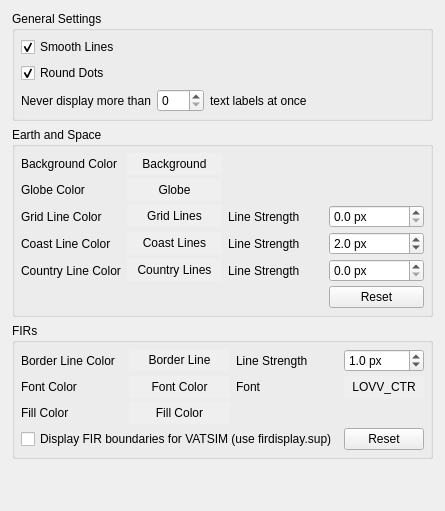
     <widget class="QWidget" name="displayTab" >
      <attribute name="title" >
       <string>Globe &amp;&amp; FIR</string>
      </attribute>
      <layout class="QVBoxLayout" >
       <property name="leftMargin" >
        <number>12</number>
       </property>
       <property name="rightMargin" >
        <number>12</number>
       </property>
       <property name="bottomMargin" >
        <number>12</number>
       </property>
       <item>
        <widget class="QGroupBox" name="groupBox_4" >
         <property name="title" >
          <string>General Settings</string>
         </property>
         <layout class="QVBoxLayout" >
          <property name="leftMargin" >
           <number>6</number>
          </property>
          <property name="topMargin" >
           <number>6</number>
          </property>
          <property name="rightMargin" >
           <number>6</number>
          </property>
          <property name="bottomMargin" >
           <number>6</number>
          </property>
          <item>
           <widget class="QCheckBox" name="cbLineSmoothing" >
            <property name="text" >
             <string>Smooth Lines</string>
            </property>
            <property name="checked" >
             <bool>true</bool>
            </property>
           </widget>
          </item>
          <item>
           <widget class="QCheckBox" name="cbDotSmoothing" >
            <property name="text" >
             <string>Round Dots</string>
            </property>
            <property name="checked" >
             <bool>true</bool>
            </property>
           </widget>
          </item>
          <item>
           <layout class="QHBoxLayout" >
            <item>
             <widget class="QLabel" name="label_42" >
              <property name="text" >
               <string>Never display more than</string>
              </property>
              <property name="buddy" >
               <cstring>sbMaxTextLabels</cstring>
              </property>
             </widget>
            </item>
            <item>
             <widget class="QSpinBox" name="sbMaxTextLabels" >
              <property name="maximum" >
               <number>200</number>
              </property>
             </widget>
            </item>
            <item>
             <widget class="QLabel" name="label_43" >
              <property name="text" >
               <string>text labels at once</string>
              </property>
              <property name="buddy" >
               <cstring>sbMaxTextLabels</cstring>
              </property>
             </widget>
            </item>
            <item>
             <spacer>
              <property name="orientation" >
               <enum>Qt::Horizontal</enum>
              </property>
              <property name="sizeHint" >
               <size>
                <width>40</width>
                <height>20</height>
               </size>
              </property>
             </spacer>
            </item>
           </layout>
          </item>
         </layout>
        </widget>
       </item>
       <item>
        <widget class="QGroupBox" name="earthSpaceGroup" >
         <property name="title" >
          <string>Earth and Space</string>
         </property>
         <layout class="QGridLayout" >
          <property name="leftMargin" >
           <number>6</number>
          </property>
          <property name="topMargin" >
           <number>6</number>
          </property>
          <property name="rightMargin" >
           <number>6</number>
          </property>
          <property name="bottomMargin" >
           <number>6</number>
          </property>
          <property name="verticalSpacing" >
           <number>4</number>
          </property>
          <item row="0" column="0" >
           <widget class="QLabel" name="label_6" >
            <property name="text" >
             <string>Background Color</string>
            </property>
            <property name="buddy" >
             <cstring>pbBackgroundColor</cstring>
            </property>
           </widget>
          </item>
          <item row="0" column="1" >
           <widget class="QPushButton" name="pbBackgroundColor" >
            <property name="autoFillBackground" >
             <bool>true</bool>
            </property>
            <property name="text" >
             <string>Background</string>
            </property>
            <property name="flat" >
             <bool>true</bool>
            </property>
           </widget>
          </item>
          <item row="1" column="0" >
           <widget class="QLabel" name="label_7" >
            <property name="text" >
             <string>Globe Color</string>
            </property>
            <property name="buddy" >
             <cstring>pbGlobeColor</cstring>
            </property>
           </widget>
          </item>
          <item row="1" column="1" >
           <widget class="QPushButton" name="pbGlobeColor" >
            <property name="autoFillBackground" >
             <bool>true</bool>
            </property>
            <property name="text" >
             <string>Globe</string>
            </property>
            <property name="flat" >
             <bool>true</bool>
            </property>
           </widget>
          </item>
          <item row="2" column="0" >
           <widget class="QLabel" name="label_8" >
            <property name="text" >
             <string>Grid Line Color</string>
            </property>
            <property name="buddy" >
             <cstring>pbGridLineColor</cstring>
            </property>
           </widget>
          </item>
          <item row="2" column="1" >
           <widget class="QPushButton" name="pbGridLineColor" >
            <property name="autoFillBackground" >
             <bool>true</bool>
            </property>
            <property name="text" >
             <string>Grid Lines</string>
            </property>
            <property name="flat" >
             <bool>true</bool>
            </property>
           </widget>
          </item>
          <item row="2" column="2" >
           <widget class="QLabel" name="label_9" >
            <property name="text" >
             <string>Line Strength</string>
            </property>
           </widget>
          </item>
          <item row="3" column="0" >
           <widget class="QLabel" name="label_10" >
            <property name="text" >
             <string>Coast Line Color</string>
            </property>
            <property name="buddy" >
             <cstring>pbCoastLineColor</cstring>
            </property>
           </widget>
          </item>
          <item row="3" column="1" >
           <widget class="QPushButton" name="pbCoastLineColor" >
            <property name="autoFillBackground" >
             <bool>true</bool>
            </property>
            <property name="text" >
             <string>Coast Lines</string>
            </property>
            <property name="flat" >
             <bool>true</bool>
            </property>
           </widget>
          </item>
          <item row="3" column="2" >
           <widget class="QLabel" name="label_11" >
            <property name="text" >
             <string>Line Strength</string>
            </property>
            <property name="buddy" >
             <cstring>sbCoastLineStrength</cstring>
            </property>
           </widget>
          </item>
          <item row="3" column="3" >
           <widget class="QDoubleSpinBox" name="sbCoastLineStrength" >
            <property name="suffix" >
             <string> px</string>
            </property>
            <property name="decimals" >
             <number>1</number>
            </property>
            <property name="minimum" >
             <double>0.000000000000000</double>
            </property>
            <property name="maximum" >
             <double>10.000000000000000</double>
            </property>
            <property name="singleStep" >
             <double>0.100000000000000</double>
            </property>
            <property name="value" >
             <double>2.000000000000000</double>
            </property>
           </widget>
          </item>
          <item row="4" column="0" >
           <widget class="QLabel" name="label_12" >
            <property name="text" >
             <string>Country Line Color</string>
            </property>
            <property name="buddy" >
             <cstring>pbCountryLineColor</cstring>
            </property>
           </widget>
          </item>
          <item row="4" column="1" >
           <widget class="QPushButton" name="pbCountryLineColor" >
            <property name="autoFillBackground" >
             <bool>true</bool>
            </property>
            <property name="text" >
             <string>Country Lines</string>
            </property>
            <property name="flat" >
             <bool>true</bool>
            </property>
           </widget>
          </item>
          <item row="4" column="2" >
           <widget class="QLabel" name="label_13" >
            <property name="text" >
             <string>Line Strength</string>
            </property>
           </widget>
          </item>
          <item row="5" column="3" >
           <widget class="QPushButton" name="buttonResetEarthSpace" >
            <property name="text" >
             <string>Reset</string>
            </property>
           </widget>
          </item>
          <item row="2" column="3" >
           <widget class="QDoubleSpinBox" name="sbGridLineStrength" >
            <property name="suffix" >
             <string> px</string>
            </property>
            <property name="decimals" >
             <number>1</number>
            </property>
            <property name="minimum" >
             <double>0.000000000000000</double>
            </property>
            <property name="maximum" >
             <double>10.000000000000000</double>
            </property>
            <property name="singleStep" >
             <double>0.100000000000000</double>
            </property>
           </widget>
          </item>
          <item row="4" column="3" >
           <widget class="QDoubleSpinBox" name="sbCountryLineStrength" >
            <property name="suffix" >
             <string> px</string>
            </property>
            <property name="decimals" >
             <number>1</number>
            </property>
            <property name="minimum" >
             <double>0.000000000000000</double>
            </property>
            <property name="maximum" >
             <double>10.000000000000000</double>
            </property>
            <property name="singleStep" >
             <double>0.100000000000000</double>
            </property>
           </widget>
          </item>
         </layout>
        </widget>
       </item>
       <item>
        <widget class="QGroupBox" name="groupBox_3" >
         <property name="title" >
          <string>FIRs</string>
         </property>
         <layout class="QGridLayout" >
          <property name="leftMargin" >
           <number>6</number>
          </property>
          <property name="topMargin" >
           <number>6</number>
          </property>
          <property name="rightMargin" >
           <number>6</number>
          </property>
          <property name="bottomMargin" >
           <number>6</number>
          </property>
          <property name="verticalSpacing" >
           <number>4</number>
          </property>
          <item row="0" column="0" >
           <widget class="QLabel" name="label_14" >
            <property name="text" >
             <string>Border Line Color</string>
            </property>
            <property name="buddy" >
             <cstring>pbFirBorderLineColor</cstring>
            </property>
           </widget>
          </item>
          <item row="0" column="1" >
           <widget class="QPushButton" name="pbFirBorderLineColor" >
            <property name="autoFillBackground" >
             <bool>true</bool>
            </property>
            <property name="text" >
             <string>Border Line</string>
            </property>
            <property name="flat" >
             <bool>true</bool>
            </property>
           </widget>
          </item>
          <item row="0" column="2" >
           <widget class="QLabel" name="label_15" >
            <property name="text" >
             <string>Line Strength</string>
            </property>
            <property name="buddy" >
             <cstring>sbFirBorderLineStrength</cstring>
            </property>
           </widget>
          </item>
          <item row="0" column="3" >
           <widget class="QDoubleSpinBox" name="sbFirBorderLineStrength" >
            <property name="suffix" >
             <string> px</string>
            </property>
            <property name="decimals" >
             <number>1</number>
            </property>
            <property name="minimum" >
             <double>0.000000000000000</double>
            </property>
            <property name="maximum" >
             <double>10.000000000000000</double>
            </property>
            <property name="singleStep" >
             <double>0.100000000000000</double>
            </property>
            <property name="value" >
             <double>1.000000000000000</double>
            </property>
           </widget>
          </item>
          <item row="1" column="0" >
           <widget class="QLabel" name="label_17" >
            <property name="text" >
             <string>Font Color</string>
            </property>
            <property name="buddy" >
             <cstring>pbFirFontColor</cstring>
            </property>
           </widget>
          </item>
          <item row="1" column="1" >
           <widget class="QPushButton" name="pbFirFontColor" >
            <property name="autoFillBackground" >
             <bool>true</bool>
            </property>
            <property name="text" >
             <string>Font Color</string>
            </property>
            <property name="flat" >
             <bool>true</bool>
            </property>
           </widget>
          </item>
          <item row="1" column="2" >
           <widget class="QLabel" name="label_18" >
            <property name="text" >
             <string>Font</string>
            </property>
            <property name="buddy" >
             <cstring>pbFirFont</cstring>
            </property>
           </widget>
          </item>
          <item row="1" column="3" >
           <widget class="QPushButton" name="pbFirFont" >
            <property name="autoFillBackground" >
             <bool>true</bool>
            </property>
            <property name="text" >
             <string>LOVV_CTR</string>
            </property>
            <property name="flat" >
             <bool>true</bool>
            </property>
           </widget>
          </item>
          <item row="2" column="0" >
           <widget class="QLabel" name="label_16" >
            <property name="text" >
             <string>Fill Color</string>
            </property>
            <property name="buddy" >
             <cstring>pbFirFillColor</cstring>
            </property>
           </widget>
          </item>
          <item row="2" column="1" >
           <widget class="QPushButton" name="pbFirFillColor" >
            <property name="autoFillBackground" >
             <bool>true</bool>
            </property>
            <property name="text" >
             <string>Fill Color</string>
            </property>
            <property name="flat" >
             <bool>true</bool>
            </property>
           </widget>
          </item>
          <item row="3" column="0" colspan="3" >
           <widget class="QCheckBox" name="cbReadSupFile" >
            <property name="text" >
             <string>Display FIR boundaries for VATSIM (use firdisplay.sup)</string>
            </property>
           </widget>
          </item>
          <item row="3" column="3" >
           <widget class="QPushButton" name="buttonResetFir" >
            <property name="text" >
             <string>Reset</string>
            </property>
           </widget>
          </item>
         </layout>
        </widget>
       </item>
       <item>
        <spacer>
         <property name="orientation" >
          <enum>Qt::Vertical</enum>
         </property>
         <property name="sizeHint" >
          <size>
           <width>20</width>
           <height>40</height>
          </size>
         </property>
        </spacer>
       </item>
      </layout>
     </widget>
